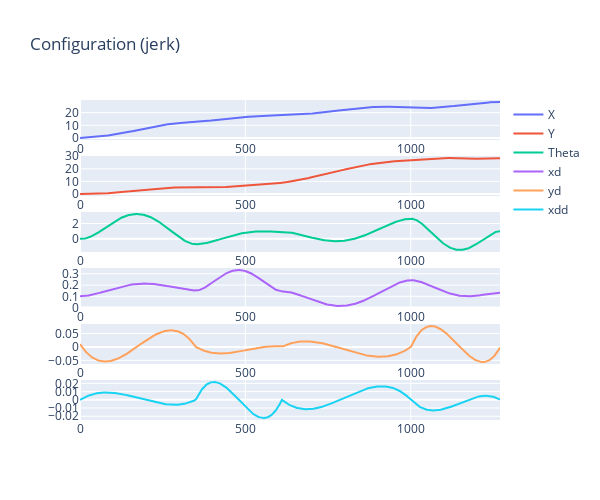
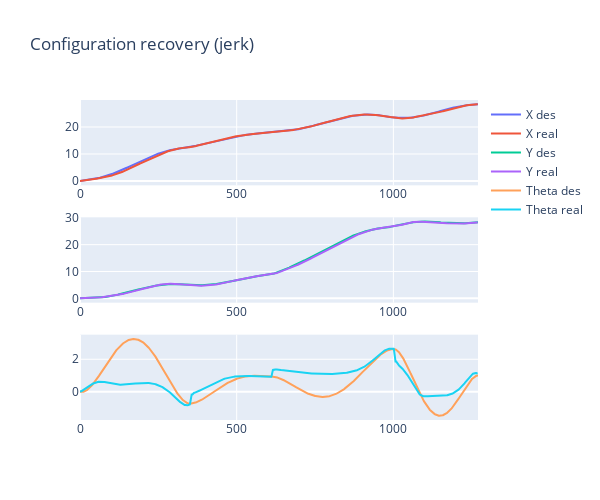
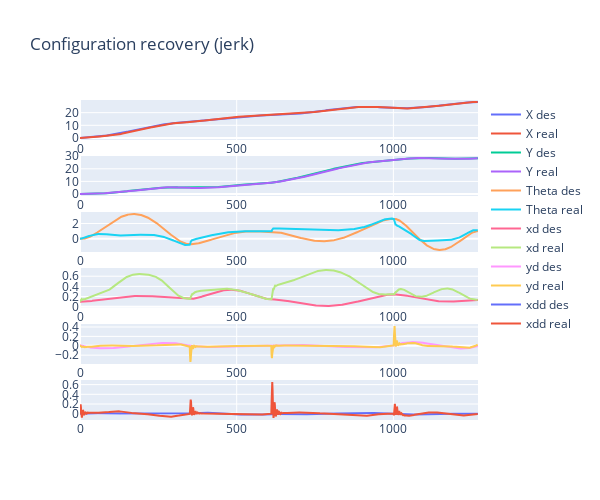
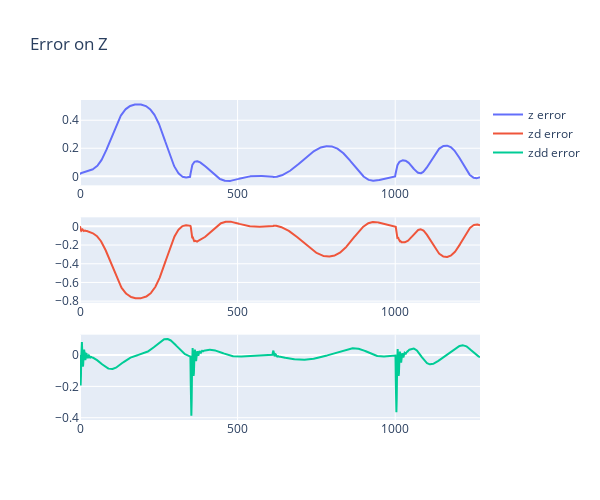

Notebook code cell kept with these figures, in order:
### Code cell
evaluate = State_Reconstruction(rrt.confs, rrt.commands, rrt.accs_robF, jerk)
evaluate.rec_states()
evaluate.plot_stuff()

### Figure 1 — Plotly figure (JSON) as saved in the notebook; plotly's stock layout.template omitted (floating-point values rounded to 4 significant figures; data arrays with more than 128 entries replaced by an {"elided": "..."} marker saying what was removed)
{"data": [{"name": "X ", "type": "scatter", "x": {"elided": "1270 float values"}, "xaxis": "x", "y": {"elided": "1270 float values"}, "yaxis": "y"}, {"name": "Y ", "type": "scatter", "x": {"elided": "1270 float values"}, "xaxis": "x2", "y": {"elided": "1270 float values"}, "yaxis": "y2"}, {"name": "Theta ", "type": "scatter", "x": {"elided": "1270 float values"}, "xaxis": "x3", "y": {"elided": "1270 float values"}, "yaxis": "y3"}, {"name": "xd ", "type": "scatter", "x": {"elided": "1270 float values"}, "xaxis": "x4", "y": {"elided": "1270 float values"}, "yaxis": "y4"}, {"name": "yd ", "type": "scatter", "x": {"elided": "1270 float values"}, "xaxis": "x5", "y": {"elided": "1270 float values"}, "yaxis": "y5"}, {"name": "xdd ", "type": "scatter", "x": {"elided": "1270 float values"}, "xaxis": "x6", "y": {"elided": "1270 float values"}, "yaxis": "y6"}], "layout": {"height": 500, "title": {"text": "Configuration (jerk)"}, "width": 600, "xaxis": {"anchor": "y", "domain": [0, 1]}, "xaxis2": {"anchor": "y2", "domain": [0, 1]}, "xaxis3": {"anchor": "y3", "domain": [0, 1]}, "xaxis4": {"anchor": "y4", "domain": [0, 1]}, "xaxis5": {"anchor": "y5", "domain": [0, 1]}, "xaxis6": {"anchor": "y6", "domain": [0, 1]}, "yaxis": {"anchor": "x", "domain": [0.875, 1]}, "yaxis2": {"anchor": "x2", "domain": [0.7, 0.825]}, "yaxis3": {"anchor": "x3", "domain": [0.525, 0.65]}, "yaxis4": {"anchor": "x4", "domain": [0.35, 0.475]}, "yaxis5": {"anchor": "x5", "domain": [0.175, 0.3]}, "yaxis6": {"anchor": "x6", "domain": [0, 0.125]}}}

### Figure 2 — Plotly figure (JSON) as saved in the notebook; plotly's stock layout.template omitted (floating-point values rounded to 4 significant figures; data arrays with more than 128 entries replaced by an {"elided": "..."} marker saying what was removed)
{"data": [{"name": "X des", "type": "scatter", "x": {"elided": "1270 float values"}, "xaxis": "x", "y": {"elided": "1270 float values"}, "yaxis": "y"}, {"name": "X real", "type": "scatter", "x": {"elided": "1270 float values"}, "xaxis": "x", "y": {"elided": "1269 float values"}, "yaxis": "y"}, {"name": "Y des", "type": "scatter", "x": {"elided": "1270 float values"}, "xaxis": "x2", "y": {"elided": "1270 float values"}, "yaxis": "y2"}, {"name": "Y real", "type": "scatter", "x": {"elided": "1270 float values"}, "xaxis": "x2", "y": {"elided": "1269 float values"}, "yaxis": "y2"}, {"name": "Theta des", "type": "scatter", "x": {"elided": "1270 float values"}, "xaxis": "x3", "y": {"elided": "1270 float values"}, "yaxis": "y3"}, {"name": "Theta real", "type": "scatter", "x": {"elided": "1270 float values"}, "xaxis": "x3", "y": {"elided": "1269 float values"}, "yaxis": "y3"}], "layout": {"height": 500, "title": {"text": "Configuration recovery (jerk)"}, "width": 600, "xaxis": {"anchor": "y", "domain": [0, 1]}, "xaxis2": {"anchor": "y2", "domain": [0, 1]}, "xaxis3": {"anchor": "y3", "domain": [0, 1]}, "yaxis": {"anchor": "x", "domain": [0.7333, 1]}, "yaxis2": {"anchor": "x2", "domain": [0.3667, 0.6333]}, "yaxis3": {"anchor": "x3", "domain": [0, 0.2667]}}}

### Figure 3 — Plotly figure (JSON) as saved in the notebook; plotly's stock layout.template omitted (floating-point values rounded to 4 significant figures; data arrays with more than 128 entries replaced by an {"elided": "..."} marker saying what was removed)
{"data": [{"name": "X des", "type": "scatter", "x": {"elided": "1270 float values"}, "xaxis": "x", "y": {"elided": "1270 float values"}, "yaxis": "y"}, {"name": "X real", "type": "scatter", "x": {"elided": "1270 float values"}, "xaxis": "x", "y": {"elided": "1269 float values"}, "yaxis": "y"}, {"name": "Y des", "type": "scatter", "x": {"elided": "1270 float values"}, "xaxis": "x2", "y": {"elided": "1270 float values"}, "yaxis": "y2"}, {"name": "Y real", "type": "scatter", "x": {"elided": "1270 float values"}, "xaxis": "x2", "y": {"elided": "1269 float values"}, "yaxis": "y2"}, {"name": "Theta des", "type": "scatter", "x": {"elided": "1270 float values"}, "xaxis": "x3", "y": {"elided": "1270 float values"}, "yaxis": "y3"}, {"name": "Theta real", "type": "scatter", "x": {"elided": "1270 float values"}, "xaxis": "x3", "y": {"elided": "1269 float values"}, "yaxis": "y3"}, {"name": "xd des", "type": "scatter", "x": {"elided": "1270 float values"}, "xaxis": "x4", "y": {"elided": "1270 float values"}, "yaxis": "y4"}, {"name": "xd real", "type": "scatter", "x": {"elided": "1270 float values"}, "xaxis": "x4", "y": {"elided": "1269 float values"}, "yaxis": "y4"}, {"name": "yd des", "type": "scatter", "x": {"elided": "1270 float values"}, "xaxis": "x5", "y": {"elided": "1270 float values"}, "yaxis": "y5"}, {"name": "yd real", "type": "scatter", "x": {"elided": "1270 float values"}, "xaxis": "x5", "y": {"elided": "1269 float values"}, "yaxis": "y5"}, {"name": "xdd des", "type": "scatter", "x": {"elided": "1270 float values"}, "xaxis": "x6", "y": {"elided": "1270 float values"}, "yaxis": "y6"}, {"name": "xdd real", "type": "scatter", "x": {"elided": "1270 float values"}, "xaxis": "x6", "y": {"elided": "1269 float values"}, "yaxis": "y6"}], "layout": {"height": 500, "title": {"text": "Configuration recovery (jerk)"}, "width": 600, "xaxis": {"anchor": "y", "domain": [0, 1]}, "xaxis2": {"anchor": "y2", "domain": [0, 1]}, "xaxis3": {"anchor": "y3", "domain": [0, 1]}, "xaxis4": {"anchor": "y4", "domain": [0, 1]}, "xaxis5": {"anchor": "y5", "domain": [0, 1]}, "xaxis6": {"anchor": "y6", "domain": [0, 1]}, "yaxis": {"anchor": "x", "domain": [0.875, 1]}, "yaxis2": {"anchor": "x2", "domain": [0.7, 0.825]}, "yaxis3": {"anchor": "x3", "domain": [0.525, 0.65]}, "yaxis4": {"anchor": "x4", "domain": [0.35, 0.475]}, "yaxis5": {"anchor": "x5", "domain": [0.175, 0.3]}, "yaxis6": {"anchor": "x6", "domain": [0, 0.125]}}}

### Figure 4 — Plotly figure (JSON) as saved in the notebook; plotly's stock layout.template omitted (floating-point values rounded to 4 significant figures; data arrays with more than 128 entries replaced by an {"elided": "..."} marker saying what was removed)
{"data": [{"name": "z error ", "type": "scatter", "x": {"elided": "1269 float values"}, "xaxis": "x", "y": {"elided": "1269 float values"}, "yaxis": "y"}, {"name": "zd error ", "type": "scatter", "x": {"elided": "1269 float values"}, "xaxis": "x2", "y": {"elided": "1269 float values"}, "yaxis": "y2"}, {"name": "zdd error ", "type": "scatter", "x": {"elided": "1269 float values"}, "xaxis": "x3", "y": {"elided": "1269 float values"}, "yaxis": "y3"}], "layout": {"height": 500, "title": {"text": "Error on Z"}, "width": 600, "xaxis": {"anchor": "y", "domain": [0, 1]}, "xaxis2": {"anchor": "y2", "domain": [0, 1]}, "xaxis3": {"anchor": "y3", "domain": [0, 1]}, "yaxis": {"anchor": "x", "domain": [0.7333, 1]}, "yaxis2": {"anchor": "x2", "domain": [0.3667, 0.6333]}, "yaxis3": {"anchor": "x3", "domain": [0, 0.2667]}}}
